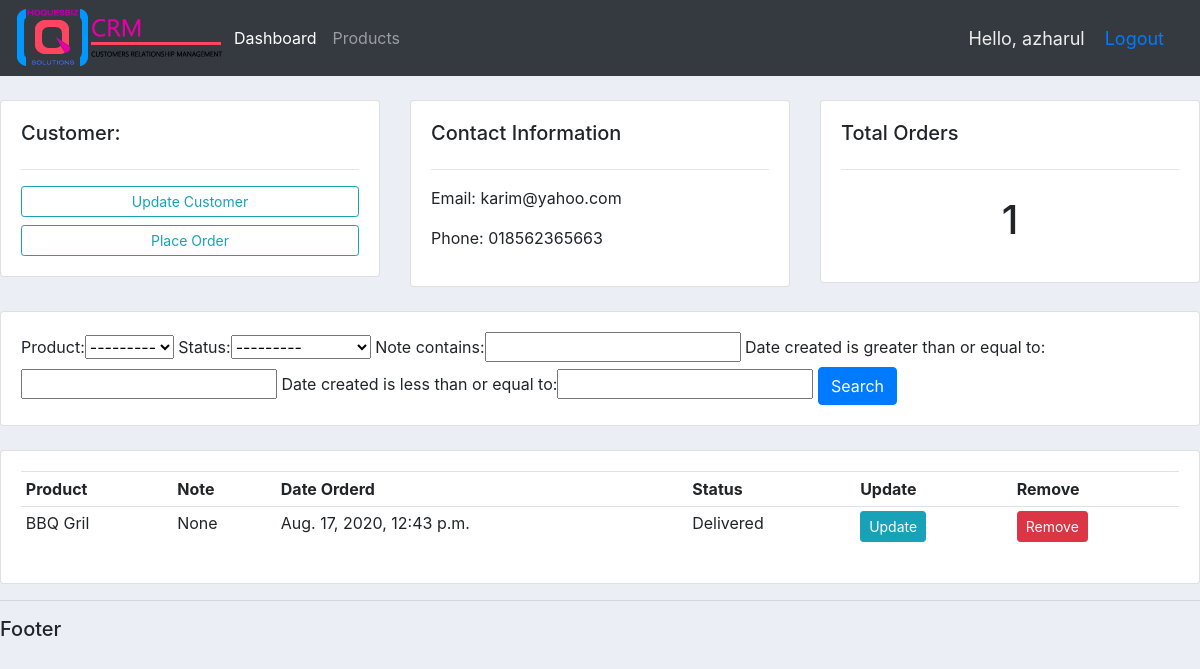
Screenshot of /customer/4/ (signed in) with the database file from the repository.
### accounts/models.py (models this page shows, shortened)
class Customer(models.Model):
    name = models.CharField(max_length=200, null=True)
    phone = models.CharField(max_length=200, null=True)
    email = models.CharField(max_length=200, null=True)
    date_created = models.DateTimeField(auto_now_add=True, null=True)

class Order(models.Model):
    STATUS = (
        ('Pending', 'Pending'),
        ('Out for delivery', 'Out for delivery'),
        ('Delivered', 'Delivered'),
    )
    customer = models.ForeignKey(Customer, null=True, on_delete=models.SET_NULL)
    product = models.ForeignKey(Product, null=True, on_delete=models.SET_NULL)
    date_created = models.DateTimeField(auto_now_add=True, null=True)
    status = models.CharField(max_length=200, null=True, choices=STATUS)
    note = models.CharField(max_length=1000, null=True)

class Product(models.Model):
    CATEGORY = (
        ('Indoor', 'Indoor'),
        ('Out Door', 'Out Door'),
    )
    name = models.CharField(max_length=200, null=True)
    price = models.FloatField(null=True)
    category = models.CharField(max_length=200, null=True, choices=CATEGORY)
    description = models.CharField(max_length=200, null=True, blank=True)
    date_created = models.DateTimeField(auto_now_add=True, null=True)
    tags = models.ManyToManyField(Tag)
    def __str__(self):
        return self.name

### accounts/views.py (the view)
# urls.py: path('customer/<str:id>/', views.customer, name='customer'),
@login_required(login_url='login')
def customer(request, id):
    customer = Customer.objects.get(id=id)
    orders = customer.order_set.all()
    orderFilter = OrderFilter(request.GET, queryset=orders)
    orders = orderFilter.qs
    order_count = orders.count()
    context = {'customer': customer,
               'orders': orders,
               'orderFilter': orderFilter,
               'order_count': order_count,
               }
    return render(request, 'accounts/customer.html', context)

### accounts/templates/accounts/customer.html
{%  extends 'accounts/main.html' %}
{% block content %}
	<br>
    <div class="row">
	<div class="col-md">
		<div class="card card-body">
			<h5>Customer:</h5>
			<hr>
			<a class="btn btn-outline-info  btn-sm btn-block" href="">Update Customer</a>
			<a class="btn btn-outline-info  btn-sm btn-block" href="{% url 'create_order' customer.id %}">Place Order</a>
		</div>
	</div>
	<div class="col-md">
		<div class="card card-body">
			<h5>Contact Information</h5>
			<hr>
			<p>Email: {{ customer.email }}</p>
			<p>Phone: {{ customer.phone }}</p>
		</div>
	</div>
	<div class="col-md">
		<div class="card card-body">
			<h5>Total Orders</h5>
			<hr>
			<h1 style="text-align: center;padding: 10px">{{ order_count }}</h1>
		</div>
	</div>
</div>
    <br>
    <div class="row">
        <div class="col">
            <div class="card card-body">
                <form method="get">
                    {{ orderFilter.form }}
                <button class="btn btn-primary" type="submit">Search</button>
              </form>
            </div>
        </div>
    </div>
    <br>
    <div class="row">
        <div class="col-md">
            <div class="card card-body">
                <table class="table table-sm">
                    <tr>
                        <th>Product</th>
                        <th>Note</th>
                        <th>Date Orderd</th>
                        <th>Status</th>
                        <th>Update</th>
                        <th>Remove</th>
                    </tr>
                    {% for order in orders %}
                        <tr>
                            <td>{{ order.product }}</td>
                            <td>{{ order.note }}</td>
                            <td>{{ order.date_created }}</td>
                            <td>{{ order.status }}</td>
                            <td><a class="btn btn-sm btn-info" href="{% url 'update_order' order.id %}">Update</a></td>
                            <td><a  class="btn btn-sm btn-danger" href="{% url 'delete_order' order.id %}">Remove</a></td>
                        </tr>
                    {% endfor %}
                </table>
            </div>
        </div>
    </div>
{% endblock %}

### accounts/templates/accounts/navbar.html (shortened to what this page needs)
{% load static %}
<nav class="navbar navbar-expand-lg navbar-dark bg-dark">
    <img src="{% static '/images/nav_logo.png' %}" alt="">
  <div class="collapse navbar-collapse" id="navbarNav">
    <ul class="navbar-nav">
      <li class="nav-item active">
        <a class="nav-link" href="{% url 'home' %}">Dashboard</a>
      </li>
      <li class="nav-item">
        <a class="nav-link" href="{% url 'products' %}">Products</a>
      </li>
    </ul>
  </div>
  <span class="hello-msg">Hello, {{ request.user }}</span>
  <span class="hello-msg"><a href="{% url 'logout' %}">Logout</a></span>
</nav>

### static/css/main.css (style rules this page uses)
body { background-color: #ebeff5; }

### accounts/templates/accounts/navbar.html (style rules this page uses)
.hello-msg { font-size: 18px; color: #eee; margin-right: 20px; }

### rows the page displays
Customer: email "karim@yahoo.com", phone "018562365663"
Order: product "BBQ Gril", note "None", date_created "Aug. 17, 2020, 12:43 p.m.", status "Delivered"

### other values shown
{{ request.user }} "azharul"
{{ order_count }} "1"
